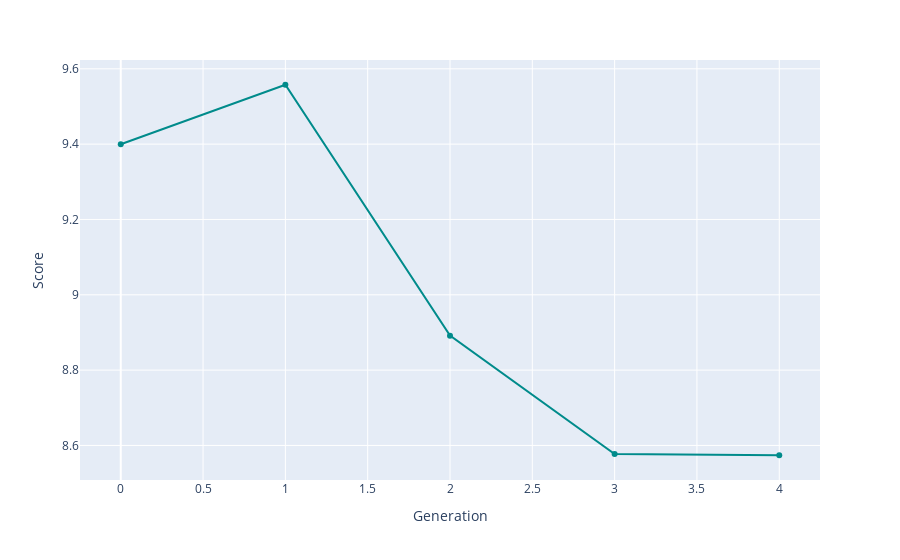

The cell this chart's notebook holds for it:
### Code cell
bestRankDF = pd.DataFrame(bestRank, columns=['Score', 'Schedule'])
bestRank
bestRankDF['Generation'] = bestRankDF.index.values
fig = px.line(bestRankDF, x='Generation', y='Score',
              hover_data=['Schedule'], markers=True)
fig.update_traces(line_color='DarkCyan')
fig.show()
fileName = f'p{popSize}g{generations}n{nSwaps}.html'
fig.write_html(f'charts/{fileName}', include_plotlyjs="cdn")

### Figure 1 — Plotly figure (JSON) as saved in the notebook; plotly's stock layout.template omitted (floating-point values rounded to 4 significant figures; data arrays with more than 128 entries replaced by an {"elided": "..."} marker saying what was removed)
{"data": [{"customdata": {"elided": "5x1x48 int values"}, "hovertemplate": "Generation=%{x}<br>Score=%{y}<br>Schedule=%{customdata[0]}<extra></extra>", "legendgroup": "", "line": {"color": "DarkCyan", "dash": "solid"}, "marker": {"symbol": "circle"}, "mode": "markers+lines", "name": "", "orientation": "v", "showlegend": false, "type": "scatter", "x": [0, 1, 2, 3, 4], "xaxis": "x", "y": [9.4, 9.558, 8.892, 8.577, 8.574], "yaxis": "y"}], "layout": {"legend": {"tracegroupgap": 0}, "margin": {"t": 60}, "xaxis": {"anchor": "y", "domain": [0, 1], "title": {"text": "Generation"}}, "yaxis": {"anchor": "x", "domain": [0, 1], "title": {"text": "Score"}}}}
